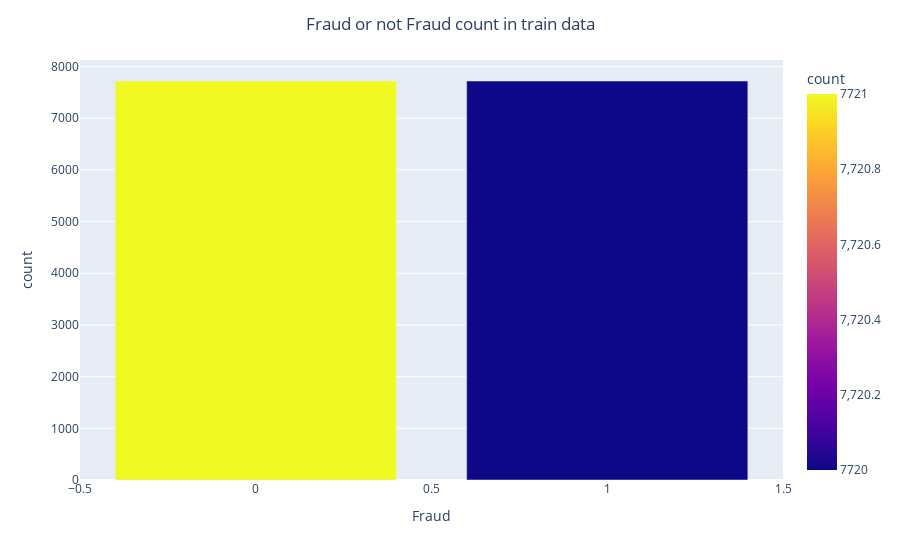

Notebook cell for this chart:
### Code cell
fig = px.bar(train_data['is_fraud'].value_counts().rename_axis('Fraud').reset_index(name='count'), x="Fraud", y="count", color="count")
fig.update_layout(title_text="Fraud or not Fraud count in train data", title_x=0.5)
fig.show()

### Figure 1 — Plotly figure (JSON) as saved in the notebook; plotly's stock layout.template omitted (floating-point values rounded to 4 significant figures)
{"data": [{"alignmentgroup": "True", "hovertemplate": "Fraud=%{x}<br>count=%{marker.color}<extra></extra>", "legendgroup": "", "marker": {"color": [7721, 7720], "coloraxis": "coloraxis", "pattern": {"shape": ""}}, "name": "", "offsetgroup": "", "orientation": "v", "showlegend": false, "textposition": "auto", "type": "bar", "x": [0, 1], "xaxis": "x", "y": [7721, 7720], "yaxis": "y"}], "layout": {"barmode": "relative", "coloraxis": {"colorbar": {"title": {"text": "count"}}, "colorscale": [[0, "#0d0887"], [0.1111, "#46039f"], [0.2222, "#7201a8"], [0.3333, "#9c179e"], [0.4444, "#bd3786"], [0.5556, "#d8576b"], [0.6667, "#ed7953"], [0.7778, "#fb9f3a"], [0.8889, "#fdca26"], [1, "#f0f921"]]}, "legend": {"tracegroupgap": 0}, "margin": {"t": 60}, "title": {"text": "Fraud or not Fraud count in train data", "x": 0.5}, "xaxis": {"anchor": "y", "domain": [0, 1], "title": {"text": "Fraud"}}, "yaxis": {"anchor": "x", "domain": [0, 1], "title": {"text": "count"}}}}
